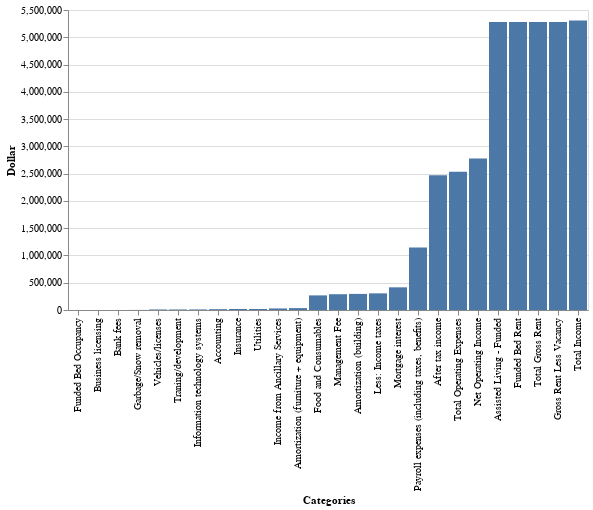

The code cell stored with this chart in its notebook:
### Code cell
# Simple Bar chart for year
df_last = pd.DataFrame(df.iloc[-1,:])
df_last = df_last.reset_index()
df_last = df_last.rename(columns={'Unnamed: 0': "Categories", "Year 1": "Dollar"})
alt.Chart(df_last).mark_bar().encode(
    x = alt.Y('Categories', sort='y'),
    y = alt.Y('Dollar')
).interactive()

### Figure 1 — Vega-Lite specification as saved in the notebook (floating-point values rounded to 4 significant figures)
{"config": {"view": {"continuousWidth": 400, "continuousHeight": 300}}, "data": {"name": "data-80e6f89adf05bbe5c0fd32e5374506ed"}, "mark": "bar", "encoding": {"x": {"type": "nominal", "field": "Categories", "sort": "y"}, "y": {"type": "quantitative", "field": "Dollar"}}, "selection": {"selector001": {"type": "interval", "bind": "scales", "encodings": ["x", "y"]}}, "$schema": "https://vega.github.io/schema/vega-lite/v4.8.1.json", "datasets": {"data-80e6f89adf05bbe5c0fd32e5374506ed": [{"Categories": "Assisted Living - Funded", "Dollar": 5280000.0}, {"Categories": "Funded Bed Rent", "Dollar": 5280000.0}, {"Categories": "Total Gross Rent", "Dollar": 5280000.0}, {"Categories": "Funded Bed Occupancy", "Dollar": 100.0}, {"Categories": "Gross Rent Less Vacancy", "Dollar": 5280000.0}, {"Categories": "Income from Ancillary Services", "Dollar": 28800.0}, {"Categories": "Total Income", "Dollar": 5309000.0}, {"Categories": "Food and Consumables", "Dollar": 267800.0}, {"Categories": "Payroll expenses (including taxes, benefits)", "Dollar": 1148000.0}, {"Categories": "Business licensing", "Dollar": 300.0}, {"Categories": "Bank fees", "Dollar": 300.0}, {"Categories": "Mortgage interest", "Dollar": 415700.0}, {"Categories": "Insurance", "Dollar": 18000.0}, {"Categories": "Information technology systems", "Dollar": 10200.0}, {"Categories": "Accounting", "Dollar": 15000.0}, {"Categories": "Vehicles/licenses", "Dollar": 9600.0}, {"Categories": "Traning/development", "Dollar": 9600.0}, {"Categories": "Management Fee", "Dollar": 289400.0}, {"Categories": "Amortization (building)", "Dollar": 295000.0}, {"Categories": "Amortization (furniture + equipment)", "Dollar": 35000.0}, {"Categories": "Utilities", "Dollar": 18000.0}, {"Categories": "Garbage/Snow removal", "Dollar": 1200.0}, {"Categories": "Total Operating Expenses", "Dollar": 2533000.0}, {"Categories": "Net Operating Income", "Dollar": 2776000.0}, {"Categories": "Less: Income taxes", "Dollar": 305400.0}, {"Categories": "After tax income", "Dollar": 2471000.0}]}}
